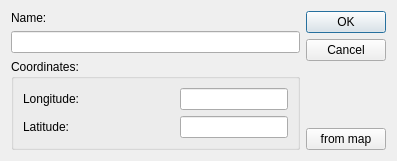
<?xml version="1.0" encoding="UTF-8"?>
<ui version="4.0">
 <class>AddCheckPointDialog</class>
 <widget class="QDialog" name="AddCheckPointDialog">
  <property name="geometry">
   <rect>
    <x>0</x>
    <y>0</y>
    <width>397</width>
    <height>148</height>
   </rect>
  </property>
  <property name="windowTitle">
   <string>Dialog</string>
  </property>
  <layout class="QHBoxLayout" name="horizontalLayout">
   <item>
    <layout class="QVBoxLayout" name="verticalLayout">
     <item>
      <widget class="QLabel" name="label_name">
       <property name="text">
        <string>Name:</string>
       </property>
      </widget>
     </item>
     <item>
      <widget class="QLineEdit" name="lineEdit_name"/>
     </item>
     <item>
      <widget class="QGroupBox" name="groupBox">
       <property name="title">
        <string>Coordinates:</string>
       </property>
       <layout class="QVBoxLayout" name="verticalLayout_2">
        <item>
         <layout class="QHBoxLayout" name="horizontalLayout_long">
          <item>
           <widget class="QLabel" name="label_long">
            <property name="text">
             <string>Longitude:</string>
            </property>
           </widget>
          </item>
          <item>
           <spacer name="horizontalSpacer">
            <property name="orientation">
             <enum>Qt::Horizontal</enum>
            </property>
            <property name="sizeHint" stdset="0">
             <size>
              <width>40</width>
              <height>20</height>
             </size>
            </property>
           </spacer>
          </item>
          <item>
           <widget class="QLineEdit" name="lineEdit_longitude"/>
          </item>
         </layout>
        </item>
        <item>
         <layout class="QHBoxLayout" name="horizontalLayout_lat">
          <item>
           <widget class="QLabel" name="label_latitude">
            <property name="text">
             <string>Latitude:</string>
            </property>
           </widget>
          </item>
          <item>
           <spacer name="horizontalSpacer_2">
            <property name="orientation">
             <enum>Qt::Horizontal</enum>
            </property>
            <property name="sizeHint" stdset="0">
             <size>
              <width>40</width>
              <height>20</height>
             </size>
            </property>
           </spacer>
          </item>
          <item>
           <widget class="QLineEdit" name="lineEdit_latitude"/>
          </item>
         </layout>
        </item>
       </layout>
      </widget>
     </item>
    </layout>
   </item>
   <item>
    <layout class="QVBoxLayout" name="verticalLayout_3">
     <item>
      <widget class="QDialogButtonBox" name="buttonBox">
       <property name="orientation">
        <enum>Qt::Vertical</enum>
       </property>
       <property name="standardButtons">
        <set>QDialogButtonBox::Cancel|QDialogButtonBox::Ok</set>
       </property>
      </widget>
     </item>
     <item>
      <widget class="QPushButton" name="pushButton">
       <property name="text">
        <string>from map</string>
       </property>
      </widget>
     </item>
    </layout>
   </item>
  </layout>
 </widget>
 <resources/>
 <connections>
  <connection>
   <sender>buttonBox</sender>
   <signal>accepted()</signal>
   <receiver>AddCheckPointDialog</receiver>
   <slot>accept()</slot>
   <hints>
    <hint type="sourcelabel">
     <x>248</x>
     <y>254</y>
    </hint>
    <hint type="destinationlabel">
     <x>157</x>
     <y>274</y>
    </hint>
   </hints>
  </connection>
  <connection>
   <sender>buttonBox</sender>
   <signal>rejected()</signal>
   <receiver>AddCheckPointDialog</receiver>
   <slot>reject()</slot>
   <hints>
    <hint type="sourcelabel">
     <x>316</x>
     <y>260</y>
    </hint>
    <hint type="destinationlabel">
     <x>286</x>
     <y>274</y>
    </hint>
   </hints>
  </connection>
 </connections>
</ui>
